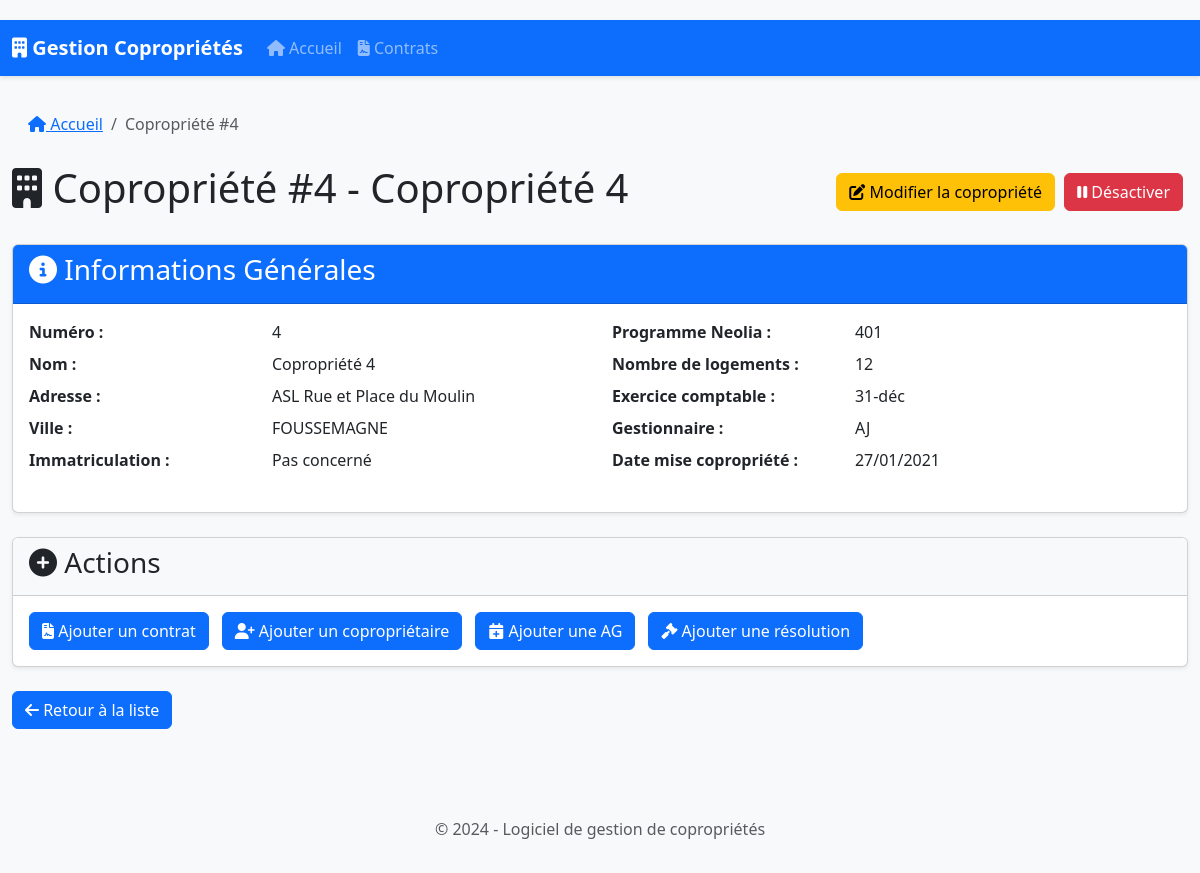
Screenshot of /copropriete/4 with the database file from the repository.
### database.py (models this page shows)
class Copropriete(db.Model):
    id = db.Column(db.Integer, primary_key=True)
    numero = db.Column(db.Integer, unique=True, nullable=False)
    nom = db.Column(db.String(200), nullable=False)
    date_mise_copropriete = db.Column(db.Date)
    programme_neolia = db.Column(db.String(100))
    adresse = db.Column(db.String(300))
    ville = db.Column(db.String(100))
    immatriculation = db.Column(db.String(100))
    nombre_logements = db.Column(db.Integer)
    exercice_comptable = db.Column(db.String(20))  # Ex: "31-déc", "30-juin"
    gestionnaire = db.Column(db.String(50))  # Ex: "AJ", "KS"
    est_active = db.Column(db.Boolean, default=True)
    fiche_immeuble = db.relationship('FicheImmeuble', backref='copropriete', uselist=False)
    contrats = db.relationship('Contrat', backref='copropriete', lazy=True)
    coproprietaires = db.relationship('Coproprietaire', backref='copropriete', lazy=True)
    assemblees_generales = db.relationship('AssembleeGenerale', backref='copropriete', lazy=True)
    resolutions_futures = db.relationship('ResolutionFuture', backref='copropriete', lazy=True)

### app.py (the view)
@app.route('/copropriete/<int:copro_id>')
def copropriete(copro_id):
    copropriete = Copropriete.query.options(
        joinedload(Copropriete.fiche_immeuble),
        joinedload(Copropriete.coproprietaires),
        joinedload(Copropriete.coproprietaires).joinedload(Coproprietaire.lots),
        joinedload(Copropriete.coproprietaires).joinedload(Coproprietaire.emails),
        joinedload(Copropriete.coproprietaires).joinedload(Coproprietaire.telephones),
        joinedload(Copropriete.contrats).joinedload(Contrat.prestations),
        joinedload(Copropriete.assemblees_generales).joinedload(AssembleeGenerale.points_a_retenir),
        joinedload(Copropriete.assemblees_generales).joinedload(AssembleeGenerale.budgets_travaux).joinedload(BudgetTravaux.appels_fonds),
        joinedload(Copropriete.resolutions_futures)
    ).get_or_404(copro_id)
    types_contrats = ["Assurance", "Nettoyage", "Entretien", "Sécurité", "Autre"]
    civilites = Civilite.query.all()
    return render_template(
        'copropriete.html',
        copropriete=copropriete,
        contrats=copropriete.contrats,
        coproprietaires=copropriete.coproprietaires,
        assemblees=copropriete.assemblees_generales,
        resolutions=copropriete.resolutions_futures,
        types_contrats=types_contrats,
        civilites=civilites
    )

### app.py (called while the page is built)
@app.context_processor
def inject_models():
    return dict(Civilite=Civilite)

### templates/copropriete.html (shortened to what this page needs)
{% extends "base.html" %}
{% block content %}
<div class="row">
    <div class="col-md-12">
        <nav aria-label="breadcrumb">
            <ol class="breadcrumb">
                <li class="breadcrumb-item"><a href="{{ url_for('index') }}"><i class="fas fa-home"></i> Accueil</a></li>
                <li class="breadcrumb-item active" aria-current="page">Copropriété #{{ copropriete.numero }}</li>
            </ol>
        </nav>
        <div class="d-flex justify-content-between align-items-center mb-4">
            <h1><i class="fas fa-building"></i> Copropriété #{{ copropriete.numero }} - {{ copropriete.nom }}</h1>
            <div>
                    <a href="{{ url_for('edit_copropriete', copro_id=copropriete.id) }}" class="btn btn-warning">
                        <i class="fas fa-edit"></i> Modifier la copropriété
                    </a>
                {% if copropriete.est_active %}
                    <form method="POST" action="{{ url_for('toggle_active', copro_id=copropriete.id) }}" class="d-inline">
                        <button type="submit" class="btn btn-danger">
                            <i class="fas fa-pause"></i> Désactiver
                        </button>
                    </form>
                {% else %}
                    <form method="POST" action="{{ url_for('toggle_active', copro_id=copropriete.id) }}" class="d-inline">
                        <button type="submit" class="btn btn-success">
                            <i class="fas fa-play"></i> Réactiver
                        </button>
                    </form>
                {% endif %}
            </div>
        </div>
    </div>
</div>
<div class="card mb-4">
    <div class="card-header bg-primary text-white">
        <h3><i class="fas fa-info-circle"></i> Informations Générales</h3>
    </div>
    <div class="card-body">
        <div class="row">
            <div class="col-md-6">
                <dl class="row">
                    <dt class="col-sm-5">Numéro :</dt>
                    <dd class="col-sm-7">{{ copropriete.numero }}</dd>
                    <dt class="col-sm-5">Nom :</dt>
                    <dd class="col-sm-7">{{ copropriete.nom }}</dd>
                    <dt class="col-sm-5">Adresse :</dt>
                    <dd class="col-sm-7">{{ copropriete.adresse }}</dd>
                    <dt class="col-sm-5">Ville :</dt>
                    <dd class="col-sm-7">{{ copropriete.ville }}</dd>
                    <dt class="col-sm-5">Immatriculation :</dt>
                    <dd class="col-sm-7">{{ copropriete.immatriculation or 'N/C' }}</dd>
                </dl>
            </div>
            <div class="col-md-6">
                <dl class="row">
                    <dt class="col-sm-5">Programme Neolia :</dt>
                    <dd class="col-sm-7">{{ copropriete.programme_neolia or 'N/C' }}</dd>
                    <dt class="col-sm-5">Nombre de logements :</dt>
                    <dd class="col-sm-7">{{ copropriete.nombre_logements or 0 }}</dd>
                    <dt class="col-sm-5">Exercice comptable :</dt>
                    <dd class="col-sm-7">{{ copropriete.exercice_comptable or 'N/C' }}</dd>
                    <dt class="col-sm-5">Gestionnaire :</dt>
                    <dd class="col-sm-7">{{ copropriete.gestionnaire or 'N/C' }}</dd>
                    <dt class="col-sm-5">Date mise copropriété :</dt>
                    <dd class="col-sm-7">
                        {{ copropriete.date_mise_copropriete.strftime('%d/%m/%Y') if copropriete.date_mise_copropriete else 'N/C' }}
                    </dd>
                </dl>
            </div>
        </div>
    </div>
</div>
<div class="card mb-4">
    <div class="card-header bg-light">
        <h3><i class="fas fa-plus-circle"></i> Actions</h3>
    </div>
    <div class="card-body">
        <div class="d-flex flex-wrap gap-2">
            <button type="button" class="btn btn-primary" data-bs-toggle="modal" data-bs-target="#addContratModal">
                <i class="fas fa-file-contract"></i> Ajouter un contrat
            </button>
            <button type="button" class="btn btn-primary" data-bs-toggle="modal" data-bs-target="#addCoproprietaireModal">
                <i class="fas fa-user-plus"></i> Ajouter un copropriétaire
            </button>
            <button type="button" class="btn btn-primary" data-bs-toggle="modal" data-bs-target="#addAGModal">
                <i class="fas fa-calendar-plus"></i> Ajouter une AG
            </button>
            <button type="button" class="btn btn-primary" data-bs-toggle="modal" data-bs-target="#addResolutionModal">
                <i class="fas fa-gavel"></i> Ajouter une résolution
            </button>
        </div>
    </div>
</div>
<a href="{{ url_for('index') }}" class="btn btn-primary mb-4">
    <i class="fas fa-arrow-left"></i> Retour à la liste
</a>
{% endblock %}

### static/css/style.css (style rules this page uses)
body { padding-top: 20px; background-color: #f8f9fa; }
.card { margin-bottom: 20px; box-shadow: 0 0.125rem 0.25rem rgba(0, 0, 0, 0.075); }
.card-header { font-weight: 600; }
.btn { margin-right: 5px; }
.breadcrumb { background-color: transparent; padding: 0.75rem 1rem; }
.breadcrumb-item + .breadcrumb-item::before { content: "/"; }

### rows the page displays
Copropriete: numero "4", nom "Copropriété 4", adresse "ASL Rue et Place du Moulin", ville "FOUSSEMAGNE", immatriculation "Pas concerné", programme_neolia "401", nombre_logements "12", exercice_comptable "31-déc", gestionnaire "AJ", date_mise_copropriete "27/01/2021"
